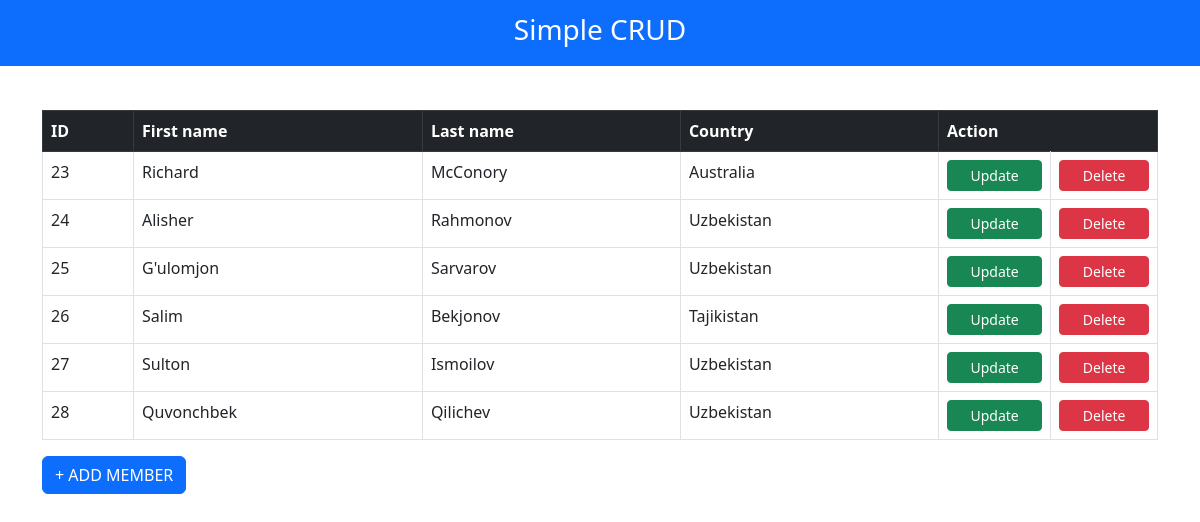
The app's page /, older data.
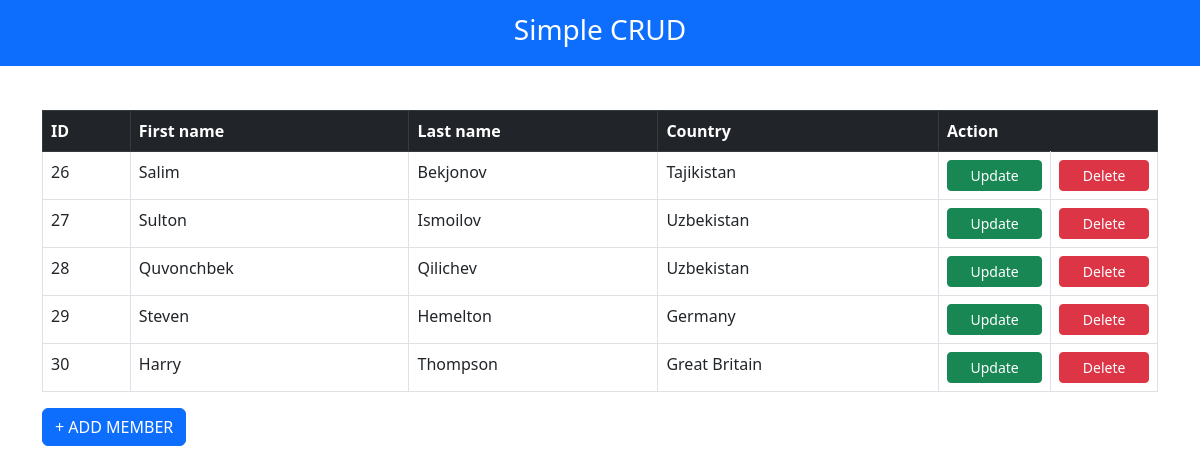
The same page, newer data.
### crud/models.py (models this page shows)
class Member(models.Model):
    first_name = models.CharField(max_length=100)
    last_name = models.CharField(max_length=100)
    country = models.CharField(max_length=100)

### crud/views.py (the view)
# urls.py: path('', views.index, name='index'),
def index(request):
    mem = Member.objects.all()
    return render(request, 'index.html', {'mem': mem})

### crud/templates/index.html (shortened to what this page needs)
<!doctype html>
<html lang="en">
  <head>
    <link href="https://cdn.jsdelivr.net/npm/bootstrap@5.3.0-alpha1/dist/css/bootstrap.min.css" rel="stylesheet">
    </head>
    <body>
        <nav class="navbar navbar-expand-lg navbar-dark navbar-sm bg-primary">
            <a href="{% url 'index' %}" class="navbar-brand flex-grow-1 text-center" style="color: #ffffff; left: 50%; height: 50px;
                                                            transform: translateX(-50%); position: relative;">
                <h3>Simple CRUD</h3>
            </a>
        </nav>
        <div class="container">
            <br>
            <table class="table table-bordered" border="1">
                <thead class="table-dark">
                    <th>ID</th>
                    <th>First name</th>
                    <th>Last name</th>
                    <th>Country</th>
                    <th colspan="2">Action</th>
                </thead>
                {% for member in mem %}
                <tr>
                    <td>{{ member.id }}</td>
                    <td>{{ member.first_name }}</td>
                    <td>{{ member.last_name }}</td>
                    <td>{{ member.country }}</td>
                    <td class="col-1">
                        <a href="update/{{ member.id }}"><button class="btn btn-success btn-sm">&nbsp;&nbsp;&nbsp;&nbsp;Update&nbsp;&nbsp;&nbsp;&nbsp;</button></a>
                    </td>
                    <td class="col-1">
                        <a href="delete/{{ member.id }}"><button class="btn btn-danger btn-sm">&nbsp;&nbsp;&nbsp;&nbsp;Delete&nbsp;&nbsp;&nbsp;&nbsp;</button></a>
                    </td>
                </tr>
                {% endfor %}
            </table>
            <a href="{% url 'add' %}"><button type="submit" class="btn btn-primary">+&nbsp;ADD MEMBER</button></a>
        </div>
  </body>
</html>

Row changes from the older to the newer data that the page shows:
removed Member: id "23", first_name "Richard", last_name "McConory", country "Australia"
removed Member: id "24", first_name "Alisher", last_name "Rahmonov", country "Uzbekistan"
removed Member: id "25", first_name "G'ulomjon", last_name "Sarvarov", country "Uzbekistan"
added Member: id "29", first_name "Steven", last_name "Hemelton", country "Germany"
added Member: id "30", first_name "Harry", last_name "Thompson", country "Great Britain"
